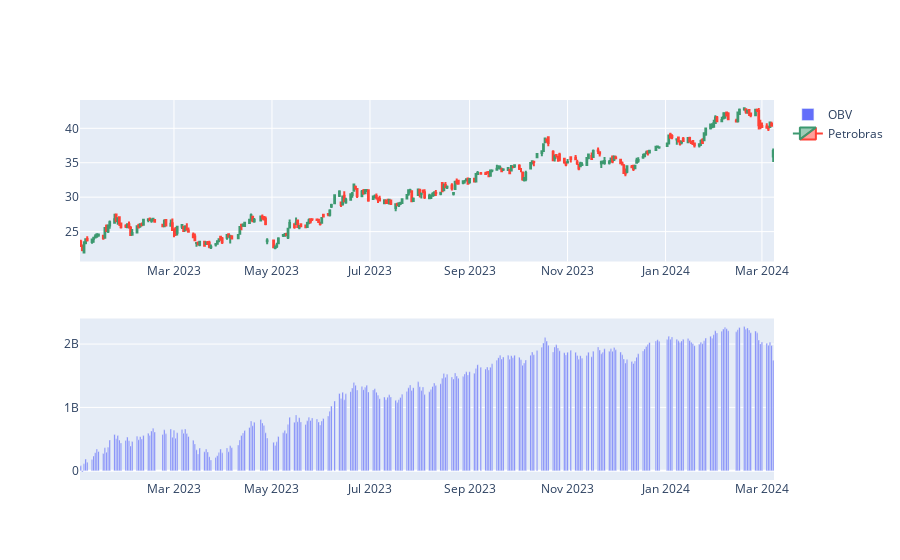

The notebook cell saved with this chart:
### Markdown cell above
<h2>Construção dos graficos para o indicador</h2>

### Code cell
# Inicializa uma nova subtrama (subplot) na figura com 2 linhas e 1 coluna
fig = make_subplots(rows=2, cols=1)

# Adiciona um gráfico de barras à subtrama para visualizar o indicador OBV
fig.add_trace(go.Bar(name='OBV', x=petr4.index, y=petr4['OBV']), row=2, col=1)
# Adiciona um gráfico de barras à segunda linha e primeira coluna da subtrama, representando o indicador OBV

# Adiciona um gráfico de candlestick à subtrama para visualizar os preços de fechamento, abertura, alta e baixa da Petrobras
fig.add_trace(go.Candlestick(name='Petrobras', x=petr4.index, close=petr4['Close'], open=petr4['Open'], high=petr4['High'], low=petr4['Low']), row=1, col=1)
# Adiciona um gráfico de candlestick à primeira linha e primeira coluna da subtrama, representando os preços de fechamento, abertura, alta e baixa da Petrobras

# Atualiza o layout da figura para ocultar o controle deslizante do intervalo no eixo x
fig.update_layout(xaxis_rangeslider_visible=False)

# Exibe a figura
fig.show()

### Figure 1 — Plotly figure (JSON) as saved in the notebook; plotly's stock layout.template omitted (floating-point values rounded to 4 significant figures; data arrays with more than 128 entries replaced by an {"elided": "..."} marker saying what was removed)
{"data": [{"name": "OBV", "type": "bar", "x": {"elided": "295 str values"}, "xaxis": "x2", "y": {"elided": "295 int values"}, "yaxis": "y2"}, {"close": {"elided": "295 float values"}, "high": {"elided": "295 float values"}, "low": {"elided": "295 float values"}, "name": "Petrobras", "open": {"elided": "295 float values"}, "type": "candlestick", "x": {"elided": "295 str values"}, "xaxis": "x", "yaxis": "y"}], "layout": {"autosize": true, "xaxis": {"anchor": "y", "autorange": true, "domain": [0, 1], "range": ["2023-01-01 12:00", "2024-03-08 12:00"], "rangeslider": {"visible": false, "yaxis": {}}, "type": "date"}, "xaxis2": {"anchor": "y2", "autorange": true, "domain": [0, 1], "range": ["2023-01-01 12:00", "2024-03-08 12:00"], "type": "date"}, "yaxis": {"anchor": "x", "autorange": true, "domain": [0.575, 1], "range": [20.66, 44.11]}, "yaxis2": {"anchor": "x2", "autorange": true, "domain": [0, 0.425], "range": [-145800000.0, 2404000000.0], "type": "linear"}}}
